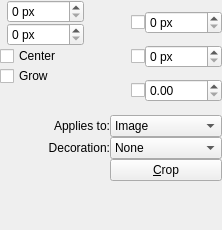
<?xml version="1.0" encoding="UTF-8"?>
<ui version="4.0">
 <class>WdgToolCrop</class>
 <widget class="QWidget" name="WdgToolCrop">
  <property name="geometry">
   <rect>
    <x>0</x>
    <y>0</y>
    <width>222</width>
    <height>230</height>
   </rect>
  </property>
  <property name="windowTitle">
   <string>Crop</string>
  </property>
  <layout class="QVBoxLayout" name="verticalLayout_2">
   <property name="spacing">
    <number>0</number>
   </property>
   <property name="margin">
    <number>0</number>
   </property>
   <item>
    <layout class="QHBoxLayout" name="horizontalLayout">
     <property name="spacing">
      <number>0</number>
     </property>
     <item>
      <layout class="QVBoxLayout" name="verticalLayout">
       <property name="spacing">
        <number>0</number>
       </property>
       <item>
        <layout class="QGridLayout" name="gridLayout">
         <property name="spacing">
          <number>0</number>
         </property>
         <item row="0" column="0">
          <widget class="QLabel" name="label_horizPos">
           <property name="toolTip">
            <string>Horizontal Position</string>
           </property>
           <property name="text">
            <string/>
           </property>
           <property name="buddy">
            <cstring>intX</cstring>
           </property>
          </widget>
         </item>
         <item row="0" column="1">
          <widget class="QSpinBox" name="intX">
           <property name="toolTip">
            <string>Horizontal Position</string>
           </property>
           <property name="suffix">
            <string> px</string>
           </property>
           <property name="maximum">
            <number>30000</number>
           </property>
          </widget>
         </item>
         <item row="1" column="0">
          <widget class="QLabel" name="label_vertiPos">
           <property name="toolTip">
            <string>Vertical Position</string>
           </property>
           <property name="text">
            <string/>
           </property>
           <property name="buddy">
            <cstring>intY</cstring>
           </property>
          </widget>
         </item>
         <item row="1" column="1">
          <widget class="QSpinBox" name="intY">
           <property name="toolTip">
            <string>Vertical Position</string>
           </property>
           <property name="suffix">
            <string> px</string>
           </property>
           <property name="maximum">
            <number>30000</number>
           </property>
          </widget>
         </item>
        </layout>
       </item>
       <item>
        <widget class="QCheckBox" name="boolCenter">
         <property name="toolTip">
          <string>Resize keeping center fixed</string>
         </property>
         <property name="text">
          <string>Center</string>
         </property>
        </widget>
       </item>
       <item>
        <widget class="QCheckBox" name="boolGrow">
         <property name="toolTip">
          <string>Allow growing the image by dragging outside bounds of the image</string>
         </property>
         <property name="text">
          <string>Grow</string>
         </property>
        </widget>
       </item>
       <item>
        <spacer name="verticalSpacer">
         <property name="orientation">
          <enum>Qt::Vertical</enum>
         </property>
         <property name="sizeHint" stdset="0">
          <size>
           <width>20</width>
           <height>0</height>
          </size>
         </property>
        </spacer>
       </item>
      </layout>
     </item>
     <item>
      <spacer name="horizontalSpacer">
       <property name="orientation">
        <enum>Qt::Horizontal</enum>
       </property>
       <property name="sizeHint" stdset="0">
        <size>
         <width>0</width>
         <height>20</height>
        </size>
       </property>
      </spacer>
     </item>
     <item>
      <layout class="QGridLayout" name="gridLayout_2">
       <property name="spacing">
        <number>0</number>
       </property>
       <item row="0" column="0">
        <widget class="QCheckBox" name="boolWidth">
         <property name="toolTip">
          <string>Will keep the width of the crop constant</string>
         </property>
         <property name="text">
          <string/>
         </property>
        </widget>
       </item>
       <item row="0" column="1">
        <widget class="QSpinBox" name="intWidth">
         <property name="toolTip">
          <string>Width</string>
         </property>
         <property name="suffix">
          <string> px</string>
         </property>
         <property name="maximum">
          <number>30000</number>
         </property>
        </widget>
       </item>
       <item row="1" column="0">
        <widget class="QCheckBox" name="boolHeight">
         <property name="toolTip">
          <string>Will keep the height of the crop constant</string>
         </property>
         <property name="text">
          <string/>
         </property>
        </widget>
       </item>
       <item row="1" column="1">
        <widget class="QSpinBox" name="intHeight">
         <property name="toolTip">
          <string>Height</string>
         </property>
         <property name="suffix">
          <string> px</string>
         </property>
         <property name="maximum">
          <number>30000</number>
         </property>
        </widget>
       </item>
       <item row="2" column="1">
        <widget class="QDoubleSpinBox" name="doubleRatio">
         <property name="toolTip">
          <string>Ratio</string>
         </property>
         <property name="precision" stdset="0">
          <number>2</number>
         </property>
        </widget>
       </item>
       <item row="2" column="0">
        <widget class="QCheckBox" name="boolRatio">
         <property name="toolTip">
          <string>Will keep the ratio constant</string>
         </property>
         <property name="text">
          <string/>
         </property>
        </widget>
       </item>
      </layout>
     </item>
    </layout>
   </item>
   <item>
    <layout class="QGridLayout" name="gridLayout_3">
     <property name="margin">
      <number>0</number>
     </property>
     <item row="0" column="1">
      <widget class="QComboBox" name="cmbType">
       <property name="currentIndex">
        <number>1</number>
       </property>
       <item>
        <property name="text">
         <string>Layer</string>
        </property>
       </item>
       <item>
        <property name="text">
         <string>Image</string>
        </property>
       </item>
      </widget>
     </item>
     <item row="2" column="1">
      <widget class="QPushButton" name="bnCrop">
       <property name="text">
        <string>&amp;Crop</string>
       </property>
      </widget>
     </item>
     <item row="0" column="0">
      <widget class="QLabel" name="label">
       <property name="text">
        <string>Applies to:</string>
       </property>
       <property name="alignment">
        <set>Qt::AlignRight|Qt::AlignTrailing|Qt::AlignVCenter</set>
       </property>
      </widget>
     </item>
     <item row="1" column="0">
      <widget class="QLabel" name="label_2">
       <property name="text">
        <string>Decoration:</string>
       </property>
       <property name="alignment">
        <set>Qt::AlignRight|Qt::AlignTrailing|Qt::AlignVCenter</set>
       </property>
      </widget>
     </item>
     <item row="1" column="1">
      <widget class="QComboBox" name="cmbDecor">
       <item>
        <property name="text">
         <string>None</string>
        </property>
       </item>
       <item>
        <property name="text">
         <string>Thirds</string>
        </property>
       </item>
       <item>
        <property name="text">
         <string>Fifths</string>
        </property>
       </item>
       <item>
        <property name="text">
         <string>Passport photo</string>
        </property>
       </item>
       <item>
        <property name="text">
         <string>Crosshair</string>
        </property>
       </item>
      </widget>
     </item>
     <item row="3" column="1">
      <spacer name="verticalSpacer_2">
       <property name="orientation">
        <enum>Qt::Vertical</enum>
       </property>
       <property name="sizeHint" stdset="0">
        <size>
         <width>20</width>
         <height>40</height>
        </size>
       </property>
      </spacer>
     </item>
    </layout>
   </item>
   <item>
    <widget class="QWidget" name="SpecialSpacer" native="true"/>
   </item>
  </layout>
 </widget>
 <tabstops>
  <tabstop>intX</tabstop>
  <tabstop>intY</tabstop>
  <tabstop>intWidth</tabstop>
  <tabstop>intHeight</tabstop>
  <tabstop>cmbType</tabstop>
 </tabstops>
 <resources/>
 <connections/>
</ui>
